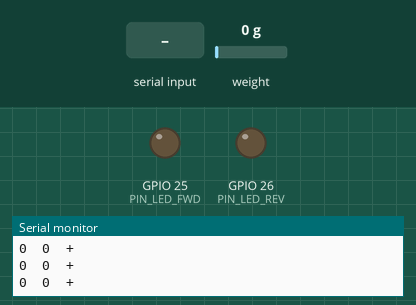
This sketch was run on a simulated ESP32. On the bench: output pins drawn as LEDs (lit = HIGH), the last lines printed to the serial monitor. Inputs (shaded band) come from the test bench; at power-on: weight on the scale 0 g.

Above: at 4.1 s.
4.2 s: weight on the scale set to 100 g
At 4.7 s:
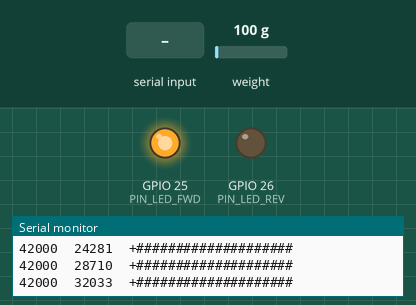
7.4 s: "t" received over Serial
At 10.2 s:
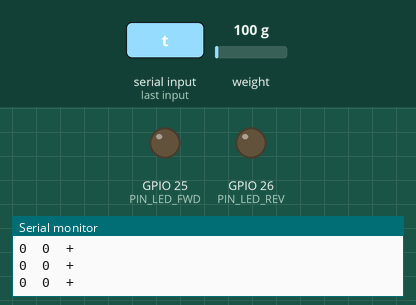
10.4 s: weight on the scale set to 113 g
At 10.58 s:
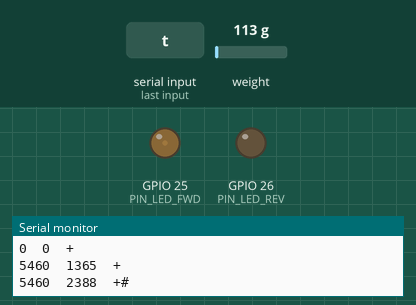
13.4 s: "r" received over Serial
At 15.0 s:
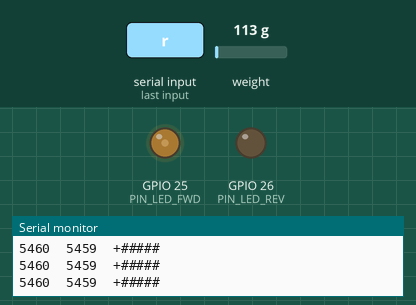
16.1 s: weight on the scale set to 1250 g
At 17.5 s:
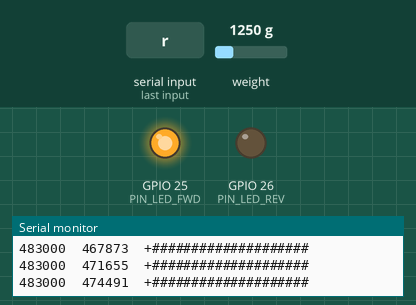
Timing chart, 0 to 18.6 s (numbered marks = the images above; inputs shaded):
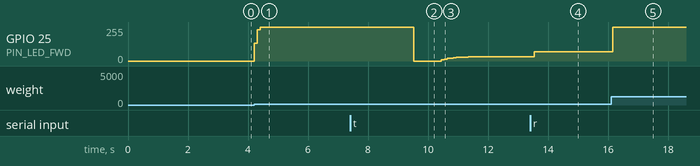

The sketch:

handle_hx711.ino
```cpp
/*
  handle_hx711.ino  —  first light for the handle sensor
  ESP32-WROOM-32  +  HX711  +  bar load cell

  GOAL OF THIS SKETCH
  Prove the sensor is alive and responds to force. No calibration, no
  newtons, no control law. Just: does pushing on the bar move the number,
  does letting go bring it back, and is it stable when untouched.

  Calibration against the fish scale comes next, once we trust the reading.

  --------------------------------------------------------------------------
  LIBRARY
  Arduino IDE -> Library Manager -> search "HX711 Arduino Library"
  by Bogdan Necula. Install that one.

  WIRING
    HX711 VCC -> 3V3      (not 5V -- keeps its output inside the
                           ESP32's 3.3 V logic range)
    HX711 GND -> GND
    HX711 DT  -> D18
    HX711 SCK -> D19

    Load cell -> HX711 screw terminals, by label:
      red   -> E+        black -> E-
      green -> A+        white -> A-
    If push reads negative, swap green and white. That's the only effect.

    LEDs, carried over from the last sketch:
      D25 -> 220R -> green LED  -> GND     push
      D26 -> 220R -> yellow LED -> GND     pull

  SERIAL
    screen /dev/cu.usbserial-XXXX 115200     (quit: Ctrl-A k y)
    t = tare (re-zero)      r = reset the LED auto-scale
  --------------------------------------------------------------------------
*/

#include "HX711.h"

const int PIN_DT      = 18;
const int PIN_SCK     = 19;
const int PIN_LED_FWD = 25;
const int PIN_LED_REV = 26;

HX711 scale;

long  zeroOffset = 0;
float smoothed   = 0.0f;

// The LEDs auto-scale to the biggest push seen since boot, so they do
// something useful before we know the counts-per-newton. Decays slowly
// so one accidental whack doesn't deaden them forever.
float peakSeen   = 20000.0f;     // starting guess, in raw counts

const float ALPHA = 0.25f;       // low-pass, gentle at 10 samples/sec

void doTare() {
  Serial.println("taring -- hands off...");
  long sum = 0;
  int  n   = 0;
  unsigned long t0 = millis();
  while (millis() - t0 < 2000) {
    if (scale.is_ready()) { sum += scale.read(); n++; }
  }
  if (n > 0) zeroOffset = sum / n;
  smoothed = 0.0f;
  Serial.print("zero offset = "); Serial.print(zeroOffset);
  Serial.print("   (from "); Serial.print(n); Serial.println(" samples)");
}

void setup() {
  Serial.begin(115200);
  delay(400);
  Serial.println();
  Serial.println("=== handle_hx711 ===");

  pinMode(PIN_LED_FWD, OUTPUT);
  pinMode(PIN_LED_REV, OUTPUT);

  scale.begin(PIN_DT, PIN_SCK);

  // Wait for the chip, but don't hang silently if it isn't there.
  unsigned long t0 = millis();
  while (!scale.is_ready()) {
    if (millis() - t0 > 3000) {
      Serial.println("HX711 NOT RESPONDING.");
      Serial.println("Check: VCC on 3V3, GND shared, DT on D18, SCK on D19,");
      Serial.println("and that the load cell's four wires are in E+/E-/A+/A-.");
      Serial.println("(A missing load cell alone can cause this -- the HX711");
      Serial.println(" needs the bridge connected to produce a reading.)");
      while (1) delay(1000);
    }
    delay(50);
  }
  Serial.println("HX711 responding.");

  delay(500);
  doTare();

  Serial.println();
  Serial.println("Press on the free end of the bar.");
  Serial.println("t = tare,  r = reset LED scale");
  Serial.println("raw\tsmoothed\tbar");
}

void loop() {
  if (Serial.available()) {
    char c = Serial.read();
    if (c == 't') doTare();
    if (c == 'r') { peakSeen = 20000.0f; Serial.println("LED scale reset"); }
  }

  if (!scale.is_ready()) return;

  long raw = scale.read() - zeroOffset;
  smoothed = (1.0f - ALPHA) * smoothed + ALPHA * (float)raw;

  // ---- LEDs ----
  float mag = fabs(smoothed);
  if (mag > peakSeen) peakSeen = mag;        // grow to fit
  peakSeen *= 0.9995f;                       // and decay very slowly
  if (peakSeen < 5000.0f) peakSeen = 5000.0f;

  int duty = (int)(255.0f * mag / peakSeen);
  if (duty > 255) duty = 255;
  if (duty < 4)   duty = 0;                  // a crude deadband, visual only

  analogWrite(PIN_LED_FWD, smoothed > 0 ? duty : 0);
  analogWrite(PIN_LED_REV, smoothed < 0 ? duty : 0);

  // ---- print ----
  Serial.print(raw);
  Serial.print('\t');
  Serial.print((long)smoothed);
  Serial.print('\t');

  // A little ASCII bar so you can see it move without reading digits.
  int bars = (int)(20.0f * mag / peakSeen);
  if (bars > 20) bars = 20;
  Serial.print(smoothed < 0 ? '-' : '+');
  for (int i = 0; i < bars; i++) Serial.print('#');
  Serial.println();
}
```

Measured:
- after the input at 4.2 s, GPIO 25 (PIN_LED_FWD): 0/255 → 134/255 at once, → 235/255 0.10 s later, → 255/255 0.10 s later
- after the input at 7.4 s, GPIO 25 (PIN_LED_FWD): 255/255 → 0/255 after 2.1 s
- after the input at 10.4 s, GPIO 25 (PIN_LED_FWD): moves from 0/255 to 33/255 over 1.4 s, starting at once
- after the input at 13.4 s, GPIO 25 (PIN_LED_FWD): 33/255 → 69/255 after 0.15 s, → 70/255 1.1 s later
- after the input at 16.1 s, GPIO 25 (PIN_LED_FWD): 70/255 → 255/255 after 0.05 s
